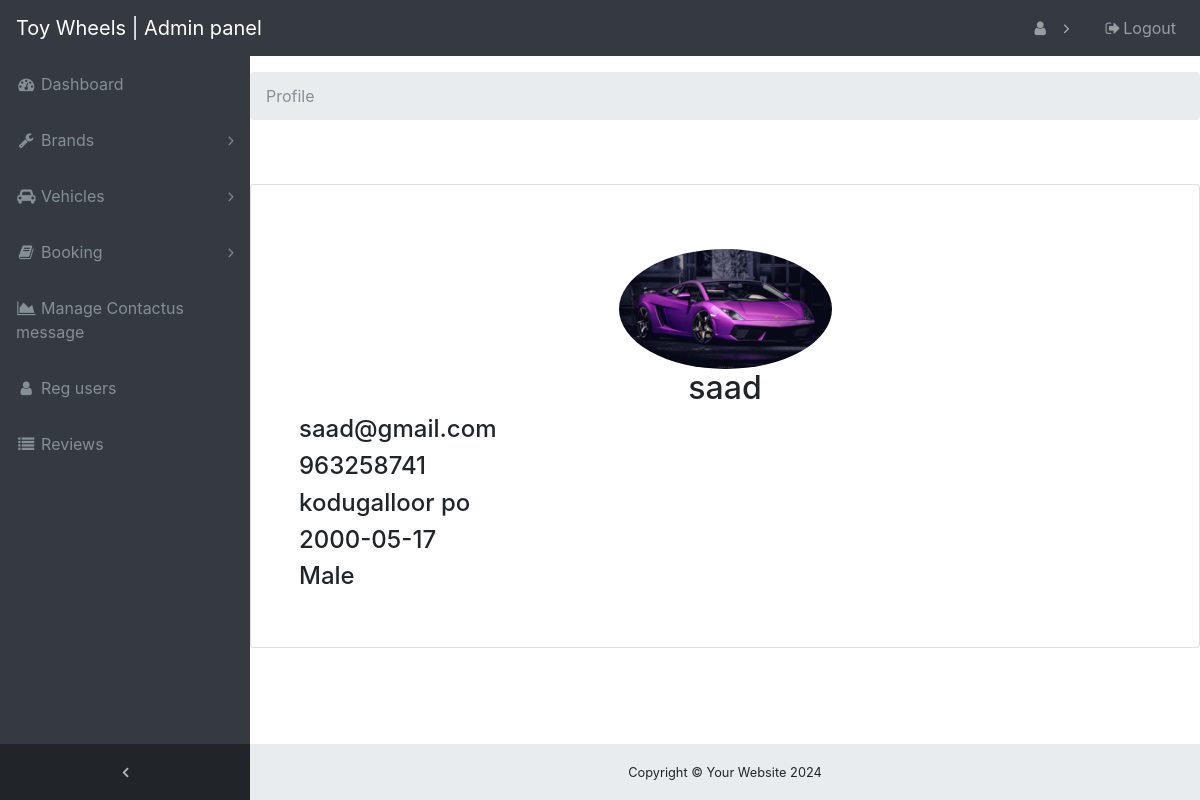
Screenshot of /carbook-master/admin/my-profile.php (signed in) with the database file from the repository.
### tables this page shows
CREATE TABLE `users` (
  `userid` int(11) NOT NULL,
  `image` varchar(300) NOT NULL,
  `name` varchar(30) NOT NULL,
  `address` text DEFAULT NULL,
  `phno` int(11) DEFAULT NULL,
  `dob` date DEFAULT NULL,
  `email` varchar(100) NOT NULL,
  `password` varchar(50) NOT NULL,
  `gender` varchar(10) DEFAULT NULL,
  `licenceno` varchar(15) DEFAULT NULL,
  `adharno` int(20) DEFAULT NULL,
  `usertype` varchar(50) NOT NULL DEFAULT 'user'
);

### carbook-master/admin/my-profile.php (the view)
<?php require "sidebar.php" ?>
<?php require "dbconnect.php" ?>
<ol class="breadcrumb">
     <li class="breadcrumb-item active">Profile</li>
</ol>
<?php
  $sql = "SELECT *FROM users WHERE name = '$_SESSION[name]'";
  $res = mysqli_query($conn,$sql);
  $tbl_users = mysqli_fetch_assoc($res);
?>
<div class="container">
    <div class="row">
        <div class="card my-5 p-5">
            <img class="w-25 img-fluid rounded-circle mt-3 mx-auto" src="../uploads/<?php echo $tbl_users['image']  ?>" alt="">
            <h2 class="text-center"><?php echo $tbl_users['name']?></h2>
            <h4 class=""><?php echo $tbl_users['email']?></h4>
            <h4 class=""><?php echo $tbl_users['phno']?></h4>
            <h4 class=""><?php echo $tbl_users['address']?></h4>
            <h4 class=""><?php echo $tbl_users['dob']?></h4>
            <h4 class=""><?php echo $tbl_users['gender']?></h4>
        </div>
    </div>
</div>

### carbook-master/admin/css/sb-admin.css (style rules this page uses)
html { position: relative; min-height: 100%; }
body { overflow-x: hidden; }
body.sticky-footer { margin-bottom: 56px; }
body.fixed-nav { padding-top: 56px; }

### rows the page displays
users: image (picture), name "saad", email "saad@gmail.com", phno "963258741", address "kodugalloor po", dob "2000-05-17", gender "Male"
